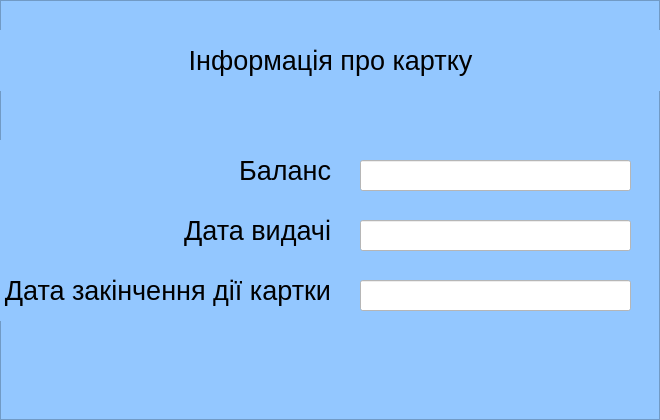
<?xml version="1.0" encoding="UTF-8"?>
<ui version="4.0">
 <class>Information</class>
 <widget class="QFrame" name="Information">
  <property name="geometry">
   <rect>
    <x>0</x>
    <y>0</y>
    <width>660</width>
    <height>420</height>
   </rect>
  </property>
  <property name="windowTitle">
   <string>Frame</string>
  </property>
  <property name="styleSheet">
   <string notr="true">background-color: rgb(147, 199, 255)</string>
  </property>
  <property name="frameShape">
   <enum>QFrame::StyledPanel</enum>
  </property>
  <property name="frameShadow">
   <enum>QFrame::Raised</enum>
  </property>
  <widget class="QLabel" name="label">
   <property name="geometry">
    <rect>
     <x>0</x>
     <y>30</y>
     <width>661</width>
     <height>61</height>
    </rect>
   </property>
   <property name="text">
    <string>&lt;html&gt;&lt;head/&gt;&lt;body&gt;&lt;p align=&quot;center&quot;&gt;&lt;span style=&quot; font-size:20pt;&quot;&gt;Інформація про картку&lt;/span&gt;&lt;/p&gt;&lt;/body&gt;&lt;/html&gt;</string>
   </property>
   <property name="textFormat">
    <enum>Qt::AutoText</enum>
   </property>
  </widget>
  <widget class="QLabel" name="label_2">
   <property name="geometry">
    <rect>
     <x>0</x>
     <y>140</y>
     <width>331</width>
     <height>61</height>
    </rect>
   </property>
   <property name="text">
    <string>&lt;html&gt;&lt;head/&gt;&lt;body&gt;&lt;p align=&quot;right&quot;&gt;&lt;span style=&quot; font-size:20pt;&quot;&gt;Баланс&lt;/span&gt;&lt;/p&gt;&lt;/body&gt;&lt;/html&gt;</string>
   </property>
   <property name="textFormat">
    <enum>Qt::AutoText</enum>
   </property>
  </widget>
  <widget class="QLabel" name="label_3">
   <property name="geometry">
    <rect>
     <x>0</x>
     <y>200</y>
     <width>331</width>
     <height>61</height>
    </rect>
   </property>
   <property name="text">
    <string>&lt;html&gt;&lt;head/&gt;&lt;body&gt;&lt;p align=&quot;right&quot;&gt;&lt;span style=&quot; font-size:20pt;&quot;&gt;Дата видачі&lt;/span&gt;&lt;/p&gt;&lt;/body&gt;&lt;/html&gt;</string>
   </property>
   <property name="textFormat">
    <enum>Qt::AutoText</enum>
   </property>
  </widget>
  <widget class="QLabel" name="label_4">
   <property name="geometry">
    <rect>
     <x>0</x>
     <y>260</y>
     <width>331</width>
     <height>61</height>
    </rect>
   </property>
   <property name="text">
    <string>&lt;html&gt;&lt;head/&gt;&lt;body&gt;&lt;p align=&quot;right&quot;&gt;&lt;span style=&quot; font-size:20pt;&quot;&gt;Дата закінчення дії картки&lt;/span&gt;&lt;/p&gt;&lt;/body&gt;&lt;/html&gt;</string>
   </property>
   <property name="textFormat">
    <enum>Qt::AutoText</enum>
   </property>
  </widget>
  <widget class="QLineEdit" name="balance">
   <property name="enabled">
    <bool>false</bool>
   </property>
   <property name="geometry">
    <rect>
     <x>360</x>
     <y>160</y>
     <width>271</width>
     <height>31</height>
    </rect>
   </property>
   <property name="styleSheet">
    <string notr="true">background-color: rgb(255, 255, 255)</string>
   </property>
  </widget>
  <widget class="QLineEdit" name="issue_date">
   <property name="enabled">
    <bool>false</bool>
   </property>
   <property name="geometry">
    <rect>
     <x>360</x>
     <y>220</y>
     <width>271</width>
     <height>31</height>
    </rect>
   </property>
   <property name="styleSheet">
    <string notr="true">background-color: rgb(255, 255, 255)</string>
   </property>
  </widget>
  <widget class="QLineEdit" name="end_date">
   <property name="enabled">
    <bool>false</bool>
   </property>
   <property name="geometry">
    <rect>
     <x>360</x>
     <y>280</y>
     <width>271</width>
     <height>31</height>
    </rect>
   </property>
   <property name="styleSheet">
    <string notr="true">background-color: rgb(255, 255, 255)</string>
   </property>
  </widget>
 </widget>
 <resources/>
 <connections/>
</ui>
